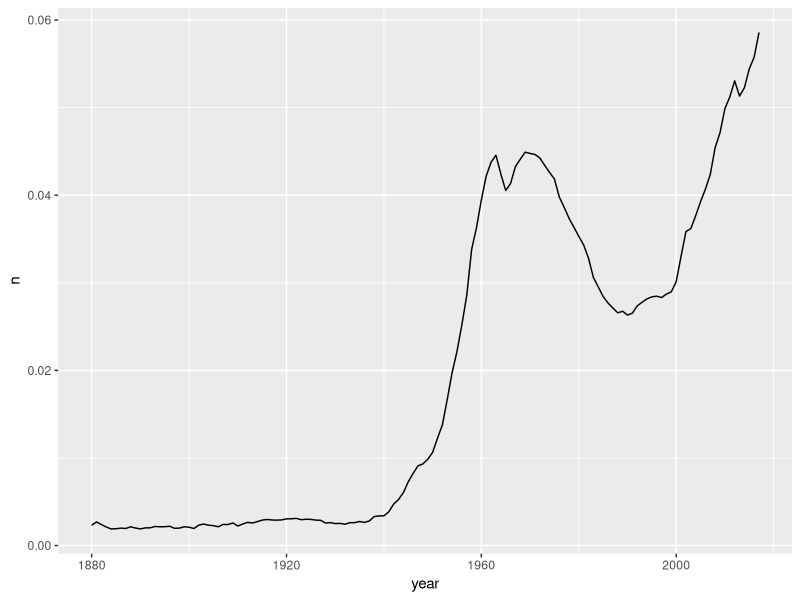

Recreate this plot in R.
## ---- chunk 1
#| message: FALSE
library(tidyverse)
## ---- chunk 2
baby_names_i = read_csv("data/i_names.csv", show_col_types = FALSE)
baby_names_i = baby_names_i %>%
  summarize(.by = year, n=sum(prop))
baby_names_i
## ---- chunk 3
baby_names_i %>% 
  ggplot(aes(x=year, y=n)) +
  geom_line()
